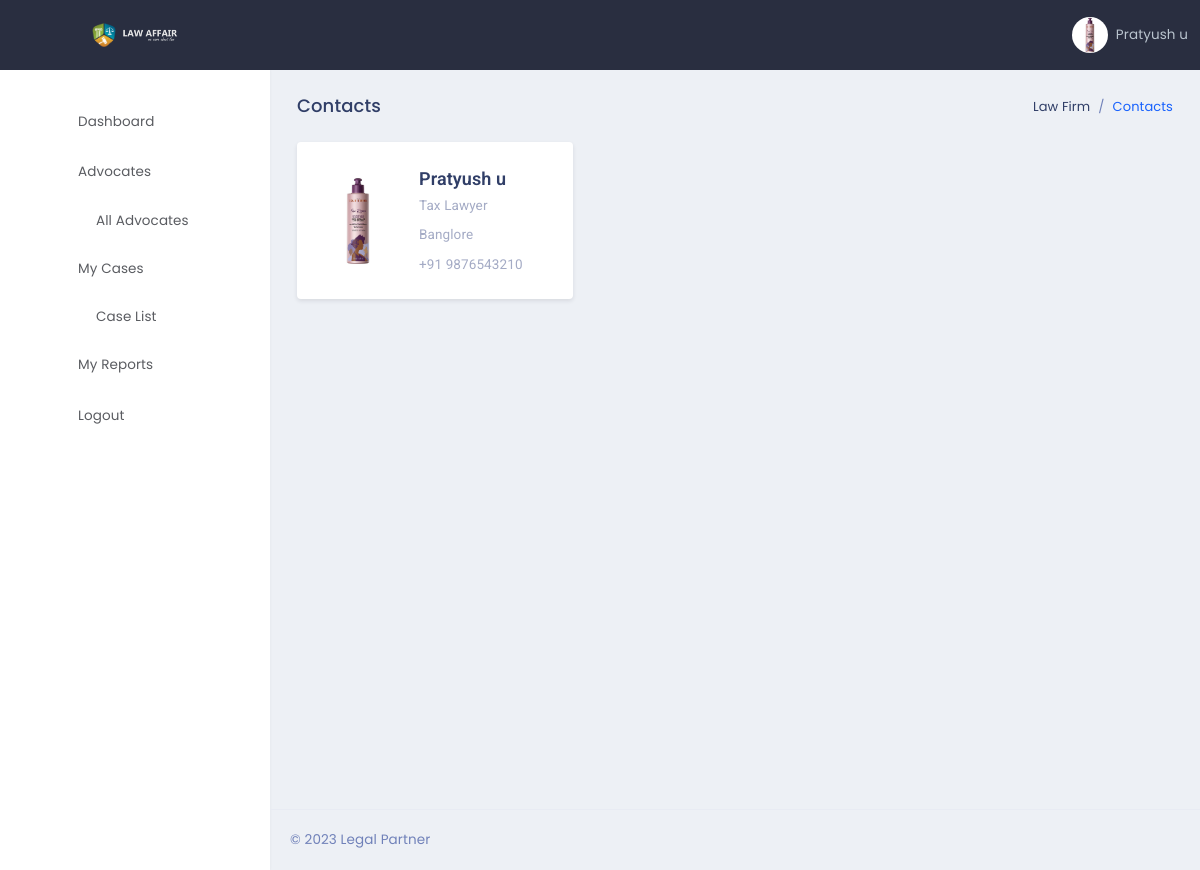
/client/advocate_contacts.php (signed in), run on the app's committed database.
### tables this page shows
CREATE TABLE `advocates` (
  `id` int(11) UNSIGNED NOT NULL,
  `name` varchar(255) NOT NULL,
  `mobile_number` varchar(20) NOT NULL,
  `joining_date` date NOT NULL,
  `photo` varchar(50) NOT NULL,
  `address` varchar(255) NOT NULL,
  `specializations` varchar(255) NOT NULL,
  `username` varchar(255) NOT NULL,
  `password` varchar(255) NOT NULL,
  `role` varchar(10) NOT NULL,
  `city` varchar(100) NOT NULL,
  `state` varchar(100) NOT NULL,
  `pincode` varchar(100) NOT NULL,
  `country` varchar(100) NOT NULL
);

### client/Database.php (called while the page is built, shortened)
<?php
class getAllAdvocate {
    private $conn;
    public function __construct($conn) {
        $this->conn = $conn;
    }
    public function getAdvocates() {
        $stmt = $this->conn->prepare("SELECT * FROM advocates");
        $stmt->execute();
        $result = $stmt->fetchAll(PDO::FETCH_ASSOC);
        return $result;
    }
}
class getAdvocateDetails {
    private $conn;
     public function __construct($conn) {
        $this->conn = $conn;
    }
     public function getAdvocateDetails() {
        $advocateId = $_SESSION['username'];
        $stmt = $this->conn->prepare("SELECT name, photo FROM advocates WHERE username = :username");
        $stmt->bindParam(':username', $advocateId);
        $stmt->execute();
        $result = $stmt->fetch(PDO::FETCH_ASSOC);
        $this->advocateName = $result['name'];
        $this->profilePath = $result['photo'];
        $details = array(
            'name' => $this->advocateName,
            'profile_path' => $this->profilePath
        );
        return $details;
    }
}
?>

### client/advocate_contacts.php (the view, shortened to what this page needs)
<?php
require("top-navbar.php");
?>
<div class="page-wrapper">
<div class="page-content">
    <div class="container-fluid">
        <div class="row">
            <div class="col-sm-12">
                <div class="page-title-box">
                    <div class="float-right">
                        <ol class="breadcrumb">
                            <li class="breadcrumb-item"><a href="javascript:void(0);">Law Firm</a></li>
                            <li class="breadcrumb-item active">Contacts</li>
                        </ol>
                    </div>
                    <h4 class="page-title">Contacts</h4>
                </div>
            </div>
        </div>
        <?php
        require_once('config/config.php');
        $advocates = new getAllAdvocate($conn);
        $result=$advocates->getAdvocates();
        ?>
        <div class="row">
        <?php
        foreach($result as $row) {
            echo '<div class="col-lg-4">';
            echo '<div class="card profile-card">';
            echo '<div class="card-body p-0">';
            echo '<div class="media p-3  align-items-center">';
            echo '<img src="../admin/'.$row['photo'].'" alt="user" class="rounded-circle thumb-l" height="90" width="90">';
            echo '<div class="media-body ml-3 align-self-center">';
            echo '<h5 class="pro-title">'.htmlspecialchars($row['name']).'</h5>';
            $specializations = json_decode($row["specializations"]);
            if ($specializations !== null) {
                $specializations = array_map(function ($item) {
                    return str_replace("\r\n", " ", $item);
                }, $specializations);
                $specializationsStr = implode(', ', $specializations);
            } else {
                $specializationsStr = '';
            }
            echo '<p class="mb-2 text-muted">'.htmlspecialchars($specializationsStr).'</p>';
            echo '<p class="mb-2 text-muted">'.htmlspecialchars($row['address']).'</p>';
            echo '<p class="mb-2 text-muted">+91 '.htmlspecialchars($row['mobile_number']).'</p>';
            echo '</div>';
            echo '</div>';
            echo '</div>';
            echo '</div>';
            echo '</div>';
        }
        ?>
        </div>
    </div>
    <footer class="footer text-center text-sm-left">
            &copy; 2023 Legal Partner
    </footer>
</div>
</div>
</body>
</html>

### client/top-navbar.php (shortened to what this page needs)
<!DOCTYPE html>
<html lang="en">
    <head>
        <link href="plugins/jvectormap/jquery-jvectormap-2.0.2.css" rel="stylesheet">
        <link href="assets/css/bootstrap.min.css" rel="stylesheet" type="text/css" />
        <link href="assets/css/jquery-ui.min.css" rel="stylesheet">
        <link href="assets/css/icons.min.css" rel="stylesheet" type="text/css" />
        <link href="assets/css/metisMenu.min.css" rel="stylesheet" type="text/css" />
        <link href="assets/css/app.min.css" rel="stylesheet" type="text/css" />
        <link href="plugins/sweet-alert2/sweetalert2.min.css" rel="stylesheet" type="text/css">
        <link href="plugins/animate/animate.css" rel="stylesheet" type="text/css">
    </head>
    <body class="dark-topbar">
         <div class="topbar">
            <div class="topbar-left">
                <a href="dashboard.php" class="logo">
                    <span>
                        <img src="assets/images/logo-sm.png" alt="logo-small" class="logo-sm">
                    </span>
                    <span>
                        <img src="assets/images/logo.png" alt="logo-large" class="logo-lg logo-light">
                    </span>
                </a>
            </div>
            <?php
            require_once('config/config.php');
            require 'Database.php';
            $advocateDetails = new getAdvocateDetails($conn);
            $details = $advocateDetails->getAdvocateDetails();
            ?>
            <nav class="navbar-custom">
                <ul class="list-unstyled topbar-nav float-right mb-0">
                    <li class="dropdown">
                        <a class="nav-link dropdown-toggle waves-effect waves-light nav-user" data-toggle="dropdown" href="#" role="button"
                            aria-haspopup="false" aria-expanded="false">
                            <img src="../admin/<?php echo $details['profile_path'];?>" alt="profile-user" class="rounded-circle" />
                            <span class="ml-1 nav-user-name hidden-sm"><?php echo $details['name'];?><i class="mdi mdi-chevron-down"></i> </span>
                        </a>
                    </li>
                </ul>
                <ul class="list-unstyled topbar-nav mb-0">
                    <li>
                    </li>
                </ul>
            </nav>
        </div>
        <div class="left-sidenav">
            <ul class="metismenu left-sidenav-menu">
                <li>
                    <a href="dashboard.php"><i class="ti-bar-chart"></i><span>Dashboard</span></i></a>
                </li>
                <li>
                    <a href="javascript: void(0);"><i class="ti-tag"></i><span>Advocates</span><span class="menu-arrow"><i class="mdi mdi-chevron-right"></i></span></a>
                    <ul class="nav-second-level" aria-expanded="false">
                        <li class="nav-item"><a class="nav-link" href="advocate_contacts.php"><i class="ti-control-record"></i>All Advocates</a></li>
                    </ul>
                </li>
                <li>
                    <a href="javascript: void(0);"><i class="ti-briefcase"></i><span>My Cases</span><span class="menu-arrow"><i class="mdi mdi-chevron-right"></i></span></a>
                    <ul class="nav-second-level" aria-expanded="false">
                        <li class="nav-item"><a class="nav-link" href="case_list.php"><i class="ti-control-record"></i>Case List</a></li>
                    </ul>
                </li>
                <li>
                    <a href="reports_list.php"><i class="ti-bar-chart"></i><span>My Reports</span></i></span></a>
                </li>
                <li>
                    <a href="logout.php"><i class="ti-power-off"></i><span>Logout</span></i></span></a>
                </li>
            </ul>
        </div>

### data on the page
advocates: photo (picture), name "Pratyush u", specializations "Tax Lawyer", address "Banglore", mobile_number "9876543210"
